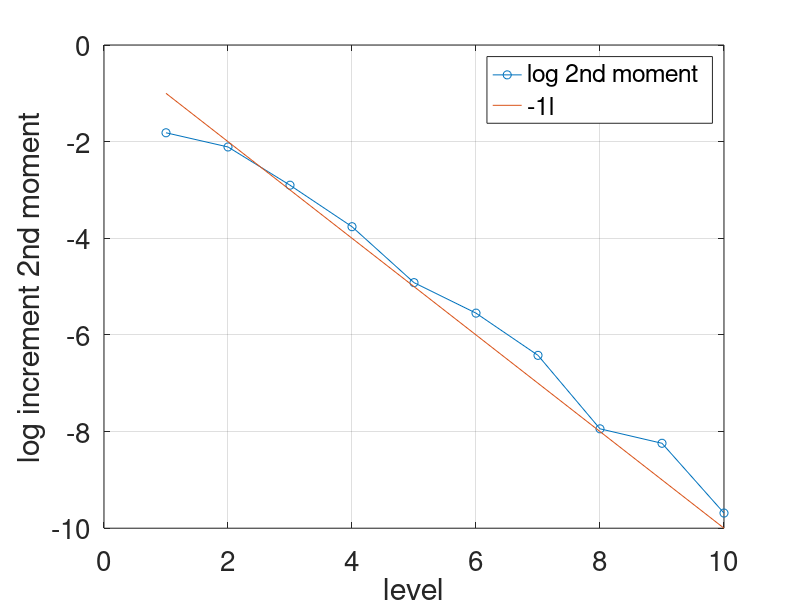

This figure's MATLAB source:
clear;set(0,'defaultaxesfontsize',20);
% scalar input x=1, scalar output
% estimate convergence of 2 layer NN f_N(x;theta_N)
L=10;R=100
x=1;a=1/2

for l=1:L
 
    for r=1:R
    N=2^l;
    w1=randn(N,1)/N^a;
    b1=randn(N,1)/N^a;
    w2=randn(N,N,1)/N^a;
    b2=randn(N,1)/N^a;
    w3=randn(1,N,1)/N^a;
    b3=0*randn;
    
    fine = w3*max(w2*max(w1*x+b1,0)+b2,0)+b3;
    coarse = 2^a*w3(1,1:N/2)*max(2^a*w2(1:N/2,1:N/2)*max(2^a*w1(1:N/2)*x+2^a*b1(1:N/2),0)+2^a*b2(1:N/2),0)+b3;
    
    err(l,r)=(fine-coarse)^2;
    est(l,r)=fine;
    end
    
end

out=sum(est,2)/R;
out2=sum(est.^2,2)/R
err1=sum(err,2)/R;

figure(1)
plot(1:10,log2(err1),'-o');grid;hold;
plot(1:10,-2*a*(1:10));hold
legend('log 2nd moment',strcat('-',num2str(2*a),'l'))
xlabel('level')
ylabel('log increment 2nd moment')


